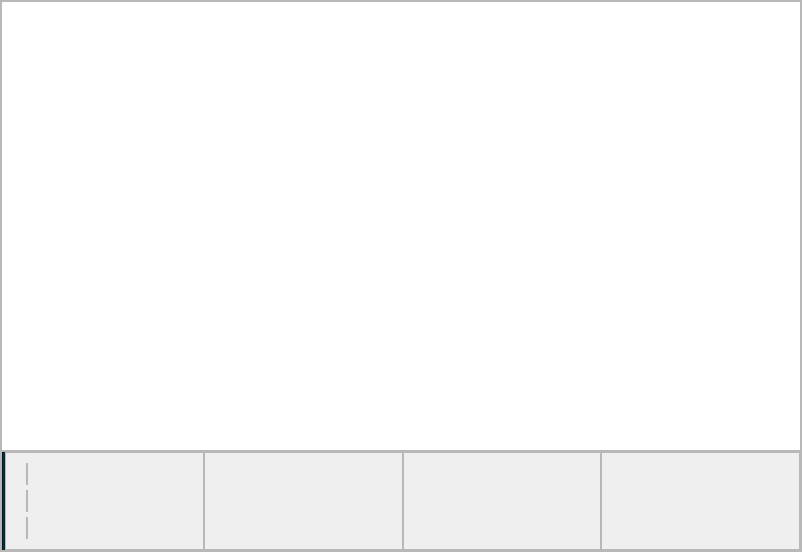
           <widget class="QFrame" name="Tetrode_Graphic_frame">
            <property name="frameShape">
             <enum>QFrame::Shape::StyledPanel</enum>
            </property>
            <property name="frameShadow">
             <enum>QFrame::Shadow::Raised</enum>
            </property>
            <layout class="QVBoxLayout" name="verticalLayout_4">
             <property name="spacing">
              <number>0</number>
             </property>
             <property name="leftMargin">
              <number>0</number>
             </property>
             <property name="topMargin">
              <number>0</number>
             </property>
             <property name="rightMargin">
              <number>0</number>
             </property>
             <property name="bottomMargin">
              <number>0</number>
             </property>
             <item>
              <widget class="GeometryView" name="Tetrode_graphicsView">
               <property name="minimumSize">
                <size>
                 <width>800</width>
                 <height>450</height>
                </size>
               </property>
              </widget>
             </item>
             <item>
              <widget class="QFrame" name="Tetrode_Bottom_frame">
               <property name="minimumSize">
                <size>
                 <width>0</width>
                 <height>100</height>
                </size>
               </property>
               <property name="frameShape">
                <enum>QFrame::Shape::StyledPanel</enum>
               </property>
               <property name="frameShadow">
                <enum>QFrame::Shadow::Raised</enum>
               </property>
               <layout class="QHBoxLayout" name="horizontalLayout_18">
                <property name="spacing">
                 <number>0</number>
                </property>
                <property name="leftMargin">
                 <number>0</number>
                </property>
                <property name="topMargin">
                 <number>0</number>
                </property>
                <property name="rightMargin">
                 <number>0</number>
                </property>
                <property name="bottomMargin">
                 <number>0</number>
                </property>
                <item>
                 <widget class="Line" name="line_3">
                  <property name="styleSheet">
                   <string notr="true">background-color: rgb(0, 43, 54);</string>
                  </property>
                  <property name="orientation">
                   <enum>Qt::Orientation::Vertical</enum>
                  </property>
                 </widget>
                </item>
                <item>
                 <widget class="QFrame" name="Tetrode_Parameters_Readout_frame">
                  <property name="minimumSize">
                   <size>
                    <width>0</width>
                    <height>0</height>
                   </size>
                  </property>
                  <property name="frameShape">
                   <enum>QFrame::Shape::StyledPanel</enum>
                  </property>
                  <property name="frameShadow">
                   <enum>QFrame::Shadow::Raised</enum>
                  </property>
                  <layout class="QVBoxLayout" name="verticalLayout_19" stretch="0,0,0">
                   <property name="spacing">
                    <number>5</number>
                   </property>
                   <property name="leftMargin">
                    <number>20</number>
                   </property>
                   <property name="topMargin">
                    <number>10</number>
                   </property>
                   <property name="rightMargin">
                    <number>0</number>
                   </property>
                   <property name="bottomMargin">
                    <number>10</number>
                   </property>
                   <item alignment="Qt::AlignmentFlag::AlignLeft">
                    <widget class="QFrame" name="Tetrode_Parameters_Readout_Cursor_frame">
                     <property name="frameShape">
                      <enum>QFrame::Shape::StyledPanel</enum>
                     </property>
                     <property name="frameShadow">
                      <enum>QFrame::Shadow::Raised</enum>
                     </property>
                     <layout class="QHBoxLayout" name="horizontalLayout_12">
                      <property name="spacing">
                       <number>10</number>
                      </property>
                      <property name="leftMargin">
                       <number>0</number>
                      </property>
                      <property name="topMargin">
                       <number>0</number>
                      </property>
                      <property name="rightMargin">
                       <number>0</number>
                      </property>
                      <property name="bottomMargin">
                       <number>0</number>
                      </property>
                     </layout>
                    </widget>
                   </item>
                   <item alignment="Qt::AlignmentFlag::AlignLeft">
                    <widget class="QFrame" name="Tetrode_Parameters_Readout_Selected_frame">
                     <property name="frameShape">
                      <enum>QFrame::Shape::StyledPanel</enum>
                     </property>
                     <property name="frameShadow">
                      <enum>QFrame::Shadow::Raised</enum>
                     </property>
                     <layout class="QHBoxLayout" name="horizontalLayout_13">
                      <property name="spacing">
                       <number>10</number>
                      </property>
                      <property name="leftMargin">
                       <number>0</number>
                      </property>
                      <property name="topMargin">
                       <number>0</number>
                      </property>
                      <property name="rightMargin">
                       <number>0</number>
                      </property>
                      <property name="bottomMargin">
                       <number>0</number>
                      </property>
                     </layout>
                    </widget>
                   </item>
                   <item alignment="Qt::AlignmentFlag::AlignLeft">
                    <widget class="QFrame" name="Tetrode_Parameters_Readout_Zoom_frame">
                     <property name="frameShape">
                      <enum>QFrame::Shape::StyledPanel</enum>
                     </property>
                     <property name="frameShadow">
                      <enum>QFrame::Shadow::Raised</enum>
                     </property>
                     <layout class="QHBoxLayout" name="horizontalLayout_14">
                      <property name="spacing">
                       <number>10</number>
                      </property>
                      <property name="leftMargin">
                       <number>0</number>
                      </property>
                      <property name="topMargin">
                       <number>0</number>
                      </property>
                      <property name="rightMargin">
                       <number>0</number>
                      </property>
                      <property name="bottomMargin">
                       <number>0</number>
                      </property>
                     </layout>
                    </widget>
                   </item>
                  </layout>
                 </widget>
                </item>
                <item>
                 <widget class="QFrame" name="Tetrode_Distance_Readout_Neuron1_frame">
                  <property name="frameShape">
                   <enum>QFrame::Shape::StyledPanel</enum>
                  </property>
                  <property name="frameShadow">
                   <enum>QFrame::Shadow::Raised</enum>
                  </property>
                  <layout class="QVBoxLayout" name="verticalLayout_22">
                   <property name="spacing">
                    <number>0</number>
                   </property>
                   <property name="leftMargin">
                    <number>0</number>
                   </property>
                   <property name="topMargin">
                    <number>0</number>
                   </property>
                   <property name="rightMargin">
                    <number>0</number>
                   </property>
                   <property name="bottomMargin">
                    <number>0</number>
                   </property>
                  </layout>
                 </widget>
                </item>
                <item>
                 <widget class="QFrame" name="Tetrode_Distance_Readout_Neuron2_frame">
                  <property name="frameShape">
                   <enum>QFrame::Shape::StyledPanel</enum>
                  </property>
                  <property name="frameShadow">
                   <enum>QFrame::Shadow::Raised</enum>
                  </property>
                  <layout class="QVBoxLayout" name="verticalLayout_21">
                   <property name="spacing">
                    <number>0</number>
                   </property>
                   <property name="leftMargin">
                    <number>0</number>
                   </property>
                   <property name="topMargin">
                    <number>0</number>
                   </property>
                   <property name="rightMargin">
                    <number>0</number>
                   </property>
                   <property name="bottomMargin">
                    <number>0</number>
                   </property>
                  </layout>
                 </widget>
                </item>
                <item>
                 <widget class="QFrame" name="Tetrode_Distance_Readout_Neuron3_frame">
                  <property name="frameShape">
                   <enum>QFrame::Shape::StyledPanel</enum>
                  </property>
                  <property name="frameShadow">
                   <enum>QFrame::Shadow::Raised</enum>
                  </property>
                  <layout class="QVBoxLayout" name="verticalLayout_20">
                   <property name="spacing">
                    <number>0</number>
                   </property>
                   <property name="leftMargin">
                    <number>0</number>
                   </property>
                   <property name="topMargin">
                    <number>0</number>
                   </property>
                   <property name="rightMargin">
                    <number>0</number>
                   </property>
                   <property name="bottomMargin">
                    <number>0</number>
                   </property>
                  </layout>
                 </widget>
                </item>
               </layout>
              </widget>
             </item>
            </layout>
           </widget>
